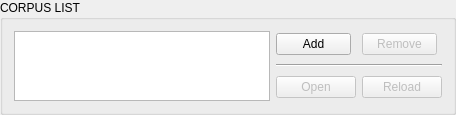
              <widget class="QGroupBox" name="gbCorpusList">
               <property name="title">
                <string>CORPUS LIST</string>
               </property>
               <layout class="QGridLayout" name="gridLayout_5">
                <item row="0" column="0" rowspan="3" colspan="2">
                 <widget class="QListWidget" name="lwCorpus">
                  <property name="maximumSize">
                   <size>
                    <width>500</width>
                    <height>200</height>
                   </size>
                  </property>
                 </widget>
                </item>
                <item row="0" column="3">
                 <widget class="QPushButton" name="pbAddCorpus">
                  <property name="maximumSize">
                   <size>
                    <width>75</width>
                    <height>16777215</height>
                   </size>
                  </property>
                  <property name="text">
                   <string>Add</string>
                  </property>
                 </widget>
                </item>
                <item row="2" column="3">
                 <widget class="QPushButton" name="pbOpenSelectedCorpus">
                  <property name="enabled">
                   <bool>false</bool>
                  </property>
                  <property name="maximumSize">
                   <size>
                    <width>100</width>
                    <height>16777215</height>
                   </size>
                  </property>
                  <property name="text">
                   <string>Open</string>
                  </property>
                 </widget>
                </item>
                <item row="2" column="4">
                 <widget class="QPushButton" name="pbReloadSelectedCorpus">
                  <property name="enabled">
                   <bool>false</bool>
                  </property>
                  <property name="text">
                   <string>Reload</string>
                  </property>
                 </widget>
                </item>
                <item row="0" column="4">
                 <widget class="QPushButton" name="pbRemoveCorpus">
                  <property name="enabled">
                   <bool>false</bool>
                  </property>
                  <property name="maximumSize">
                   <size>
                    <width>75</width>
                    <height>16777215</height>
                   </size>
                  </property>
                  <property name="text">
                   <string>Remove</string>
                  </property>
                 </widget>
                </item>
                <item row="1" column="3" colspan="2">
                 <widget class="Line" name="line_20">
                  <property name="orientation">
                   <enum>Qt::Horizontal</enum>
                  </property>
                 </widget>
                </item>
               </layout>
              </widget>
